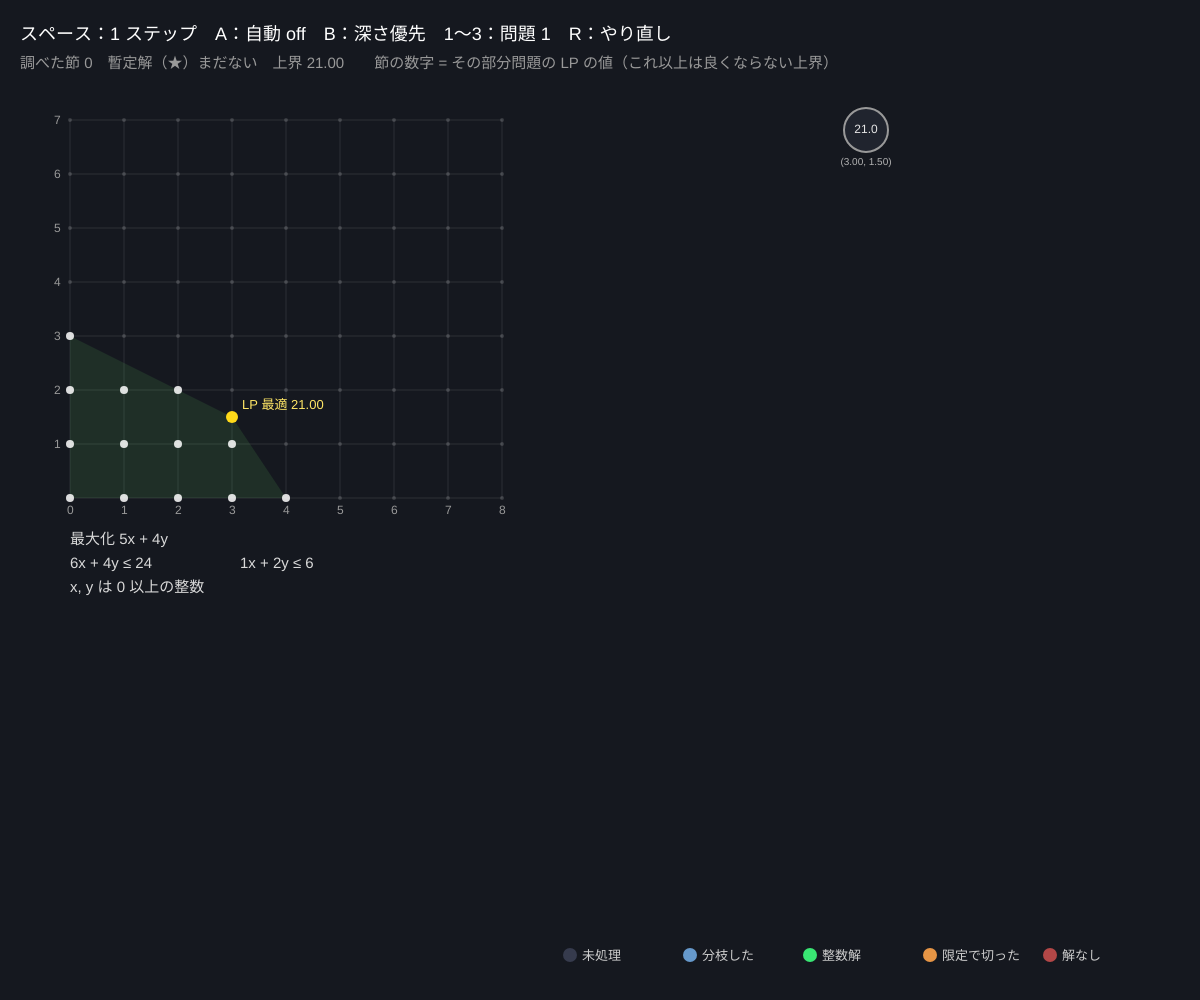
Frame 1 (no input)
Frame 60 (no input): identical to frame 1, image omitted
Frame 120 (the mouse pressed at the canvas centre since frame 60): identical to frame 1, image omitted

The p5.js sketch that drew this single still picture (run headless with seeded random() and noise() and a simulated clock; from frame 60 on, the mouse is pressed at the canvas centre):

// p5.js sketch
// ── sketch.js
// ============================================
// 02 整数計画と分枝限定法
// 「椅子 3.75 脚」は作れない。変数を整数に限ると、LP の最適解を四捨五入しても最適とは限らない
//   分枝限定法：LP を解く → 小数の変数で「x ≤ 3」「x ≥ 4」に分ける（分枝）→ 今の最良の整数解より良くなれない枝は切る（限定）
// スペース = 1 ステップ / A = 自動 / B = 深さ優先 ⇄ 最良優先 / 1〜3 = 問題 / R = やり直し
// ============================================

let problems = [                       // ★ 最大化 c·(x, y)、制約 a·x + b·y ≤ cap
  { c: [5, 4], cons: [[6, 4, 24], [1, 2, 6]] },
  { c: [8, 5], cons: [[1, 1, 6], [9, 5, 45]] },
  { c: [2, 3], cons: [[1, 3, 10.5], [3, 1, 11]] },
];
let prob = 0;
let nodes = [], active = [], root = null, current = null, incumbent = null;
let bestFirst = false, auto = false, done = false, explored = 0;
let X_MAX = 8, Y_MAX = 7;
let pl, pt, pw, ph;
let depthGap = 78;                     // 木の段の間隔

function setup() {
  createCanvas(windowWidth, windowHeight);
  colorMode(HSB, 360, 100, 100, 100);
  pl = 70; pt = 120; ph = min(height - 220, width * 0.36 * Y_MAX / X_MAX); pw = ph * X_MAX / Y_MAX;
  reset();
}
function sx(x) { return pl + x / X_MAX * pw; }
function sy(y) { return pt + ph - y / Y_MAX * ph; }

function reset() {
  nodes = []; active = []; incumbent = null; current = null; done = false; explored = 0;
  root = makeNode([0, 0], [Infinity, Infinity], null, '元の問題（LP 緩和）');
  active.push(root);
}
// 節（部分問題）をつくって、すぐ LP を解いておく
function makeNode(lb, ub, parent, cond) {
  let n = { lb, ub, parent, cond, children: [], depth: parent ? parent.depth + 1 : 0, status: 'wait' };
  let s = solveLP(lb, ub);
  if (s) { n.x = s.x; n.y = s.y; n.z = s.z; } else n.status = 'none';
  nodes.push(n);
  return n;
}
function solveLP(lb, ub) {
  let P = problems[prob];
  let cons = P.cons.concat([[-1, 0, -lb[0]], [0, -1, -lb[1]]]);
  if (ub[0] < Infinity) cons.push([1, 0, ub[0]]);
  if (ub[1] < Infinity) cons.push([0, 1, ub[1]]);
  let best = null;
  for (let v of feasibleVertices(cons)) { let z = P.c[0] * v[0] + P.c[1] * v[1]; if (!best || z > best.z + 1e-9) best = { x: v[0], y: v[1], z }; }
  return best;
}
function isInt(v) { return abs(v - round(v)) < 1e-6; }

// ★ 分枝限定法の 1 ステップ
function stepBB() {
  if (!active.length) { done = true; auto = false; current = null; return; }
  let k = active.length - 1;                               // 深さ優先：最後に入れた節
  if (bestFirst) for (let i = 0; i < active.length; i++) if ((active[i].z ?? -1) > (active[k].z ?? -1)) k = i;   // 最良優先：上界が一番大きい節
  let n = active.splice(k, 1)[0];
  current = n; explored++;
  if (n.status === 'none') { n.status = 'infeasible'; return; }                       // 解なし
  if (incumbent && n.z <= incumbent.z + 1e-9) { n.status = 'pruned'; return; }      // 限定：これ以上良くならない
  if (isInt(n.x) && isInt(n.y)) {                                                   // 整数解が見つかった
    n.status = 'integer';
    if (!incumbent || n.z > incumbent.z) incumbent = n;
    return;
  }
  n.status = 'branched';                                                            // 分枝
  let v = isInt(n.x) ? 1 : 0, val = v === 0 ? n.x : n.y, name = v === 0 ? 'x' : 'y';
  let ubA = n.ub.slice(); ubA[v] = floor(val);
  let lbB = n.lb.slice(); lbB[v] = ceil(val);
  let a = makeNode(n.lb.slice(), ubA, n, name + ' ≤ ' + floor(val));
  let b = makeNode(lbB, n.ub.slice(), n, name + ' ≥ ' + ceil(val));
  n.children = [a, b];
  active.push(a, b);
}

function draw() {
  background(225, 30, 12);
  if (auto && frameCount % 30 === 0) stepBB();
  let P = problems[prob];

  // 左：整数の格子点と実行可能領域
  stroke(0, 0, 100, 10); strokeWeight(1);
  for (let x = 0; x <= X_MAX; x++) line(sx(x), pt, sx(x), pt + ph);
  for (let y = 0; y <= Y_MAX; y++) line(pl, sy(y), pl + pw, sy(y));
  noStroke(); fill(0, 0, 60); textSize(12);
  for (let x = 0; x <= X_MAX; x++) text(x, sx(x) - 3, pt + ph + 16);
  for (let y = 1; y <= Y_MAX; y++) text(y, pl - 16, sy(y) + 4);
  let rootPoly = feasibleVertices(P.cons.concat([[-1, 0, 0], [0, -1, 0]]));
  fill(120, 50, 70, 15); beginShape(); for (let v of rootPoly) vertex(sx(v[0]), sy(v[1])); endShape(CLOSE);
  if (current && current.status !== 'infeasible') {
    let cons = P.cons.concat([[-1, 0, -current.lb[0]], [0, -1, -current.lb[1]]]);
    if (current.ub[0] < Infinity) cons.push([1, 0, current.ub[0]]);
    if (current.ub[1] < Infinity) cons.push([0, 1, current.ub[1]]);
    fill(190, 70, 90, 35); beginShape(); for (let v of feasibleVertices(cons)) vertex(sx(v[0]), sy(v[1])); endShape(CLOSE);
  }
  for (let x = 0; x <= X_MAX; x++) for (let y = 0; y <= Y_MAX; y++) {
    let ok = P.cons.every(c => c[0] * x + c[1] * y <= c[2] + 1e-9);
    fill(0, 0, 100, ok ? 85 : 15); circle(sx(x), sy(y), ok ? 8 : 4);
  }
  if (root.z !== undefined) { fill(50, 90, 100); circle(sx(root.x), sy(root.y), 12); fill(50, 60, 100); textSize(13); text('LP 最適 ' + nf(root.z, 1, 2), sx(root.x) + 10, sy(root.y) - 8); }
  if (current && current.z !== undefined) { noFill(); stroke(190, 80, 100); strokeWeight(3); circle(sx(current.x), sy(current.y), 22); }
  if (incumbent) { noStroke(); fill(140, 80, 100); star(sx(incumbent.x), sy(incumbent.y), 13); }
  noStroke(); fill(0, 0, 85); textSize(15);
  text('最大化 ' + P.c[0] + 'x + ' + P.c[1] + 'y', pl, pt + ph + 46);
  P.cons.forEach((c, i) => text(c[0] + 'x + ' + c[1] + 'y ≤ ' + c[2], pl + i * 170, pt + ph + 70));
  text('x, y は 0 以上の整数', pl, pt + ph + 94);

  // 右：分枝限定の木
  let tx = pl + pw + 60, tw = width - tx - 30, ty = pt + 10;
  let slot = { n: 0 };
  countLeaves(root, slot);
  let maxD = 1; for (let n of nodes) maxD = max(maxD, n.depth);
  depthGap = min(78, (height - ty - 110) / maxD);
  let pos = new Map(); let leaf = { i: 0 };
  placeNode(root, tx, tw / max(1, slot.n), ty, pos, leaf);
  for (let n of nodes) for (let c of n.children) {
    let a = pos.get(n), b = pos.get(c);
    stroke(0, 0, 100, 35); strokeWeight(2); line(a.x, a.y, b.x, b.y);
    noStroke(); fill(0, 0, 80); textSize(12); textAlign(CENTER, CENTER);
    text(c.cond, (a.x + b.x) / 2 + (b.x < a.x ? -26 : 26), (a.y + b.y) / 2);
  }
  textAlign(CENTER, CENTER);
  for (let n of nodes) {
    let p = pos.get(n), col = statusColor(n.status);
    stroke(n === current ? color(190, 80, 100) : col); strokeWeight(n === current ? 4 : 2);
    fill(n.status === 'wait' ? color(225, 30, 18) : col);
    circle(p.x, p.y, 44);
    noStroke(); fill(n.status === 'wait' ? color(0, 0, 90) : color(0, 0, 8)); textSize(12);
    text(n.z === undefined ? '解なし' : nf(n.z, 1, 1), p.x, p.y);
    if (n.z !== undefined) { fill(0, 0, 70); textSize(10); text('(' + nf(n.x, 1, 2) + ', ' + nf(n.y, 1, 2) + ')', p.x, p.y + 32); }
  }
  textAlign(LEFT, BASELINE);
  // 凡例
  let ly = height - 40, lx = tx;
  for (let [s, t] of [['wait', '未処理'], ['branched', '分枝した'], ['integer', '整数解'], ['pruned', '限定で切った'], ['infeasible', '解なし']]) {
    fill(s === 'wait' ? color(225, 30, 30) : statusColor(s)); circle(lx + 8, ly - 5, 14); fill(0, 0, 80); textSize(13); text(t, lx + 20, ly); lx += 120;
  }

  let ub = incumbent ? incumbent.z : -Infinity;
  for (let n of active) if (n.z !== undefined) ub = max(ub, n.z);
  fill(0, 0, 100); textSize(18);
  text('スペース：1 ステップ　A：自動 ' + (auto ? 'ON' : 'off') + '　B：' + (bestFirst ? '最良優先' : '深さ優先') + '　1〜3：問題 ' + (prob + 1) + '　R：やり直し', 20, 40);
  fill(0, 0, 60); textSize(15);
  text('調べた節 ' + explored + '　暫定解（★）' + (incumbent ? nf(incumbent.z, 1, 1) + ' at (' + round(incumbent.x) + ', ' + round(incumbent.y) + ')' : 'まだない') + '　上界 ' + (ub > -Infinity ? nf(ub, 1, 2) : '—') + (done ? '　✓ 最適が証明された' : '') + '　　節の数字 = その部分問題の LP の値（これ以上は良くならない上界）', 20, 68);
}

function statusColor(s) {
  return { wait: color(0, 0, 60), branched: color(210, 50, 80), integer: color(140, 75, 90), pruned: color(30, 70, 90), infeasible: color(0, 60, 70), none: color(0, 0, 60) }[s];
}
function countLeaves(n, c) { if (!n.children.length) c.n++; else for (let k of n.children) countLeaves(k, c); }
function placeNode(n, x0, sw, y0, pos, leaf) {
  let y = y0 + n.depth * depthGap;
  if (!n.children.length) { pos.set(n, { x: x0 + (leaf.i + 0.5) * sw, y }); leaf.i++; return; }
  for (let c of n.children) placeNode(c, x0, sw, y0, pos, leaf);
  pos.set(n, { x: (pos.get(n.children[0]).x + pos.get(n.children[1]).x) / 2, y });
}

function keyPressed() {
  if (key === ' ') stepBB();
  if (key === 'a' || key === 'A') auto = !auto;
  if (key === 'b' || key === 'B') { bestFirst = !bestFirst; reset(); }
  if (key === '1' || key === '2' || key === '3') { prob = int(key) - 1; reset(); }
  if (key === 'r' || key === 'R') reset();
}

// ---------- やってみよう ----------
// 1. 問題 1 の LP 最適解 (3, 1.5) を四捨五入すると (3, 2)。それは実行可能？ 整数の最適解はどこだった？
// 2. 深さ優先と最良優先（B）で「調べた節」の数を比べよう。どちらが早く暫定解を見つける？
// 3. 分枝する変数を「x が先」から「y が先」に変えると木の形はどう変わる？（stepBB の v）
// 4. problems に自分の問題を足そう。変数が整数でないといけない現実の例は？（人数、トラックの台数…）


// ==================================================
// ここから下は「LP を解くための道具」と「星を描く道具」
// ==================================================
function feasibleVertices(cons) {
  let pts = [];
  for (let i = 0; i < cons.length; i++) for (let j = i + 1; j < cons.length; j++) {
    let [a1, b1, c1] = cons[i], [a2, b2, c2] = cons[j];
    let det = a1 * b2 - a2 * b1;
    if (Math.abs(det) < 1e-9) continue;
    let x = (c1 * b2 - c2 * b1) / det, y = (a1 * c2 - a2 * c1) / det;
    if (cons.every(c => c[0] * x + c[1] * y <= c[2] + 1e-7) && !pts.some(p => Math.abs(p[0] - x) + Math.abs(p[1] - y) < 1e-6)) pts.push([x, y]);
  }
  let cx = 0, cy = 0;
  for (let p of pts) { cx += p[0] / pts.length; cy += p[1] / pts.length; }
  pts.sort((p, q) => Math.atan2(p[1] - cy, p[0] - cx) - Math.atan2(q[1] - cy, q[0] - cx));
  return pts;
}
function star(x, y, r) {
  beginShape();
  for (let i = 0; i < 10; i++) { let a = -HALF_PI + i * PI / 5, rr = i % 2 ? r * 0.45 : r; vertex(x + cos(a) * rr, y + sin(a) * rr); }
  endShape(CLOSE);
}
